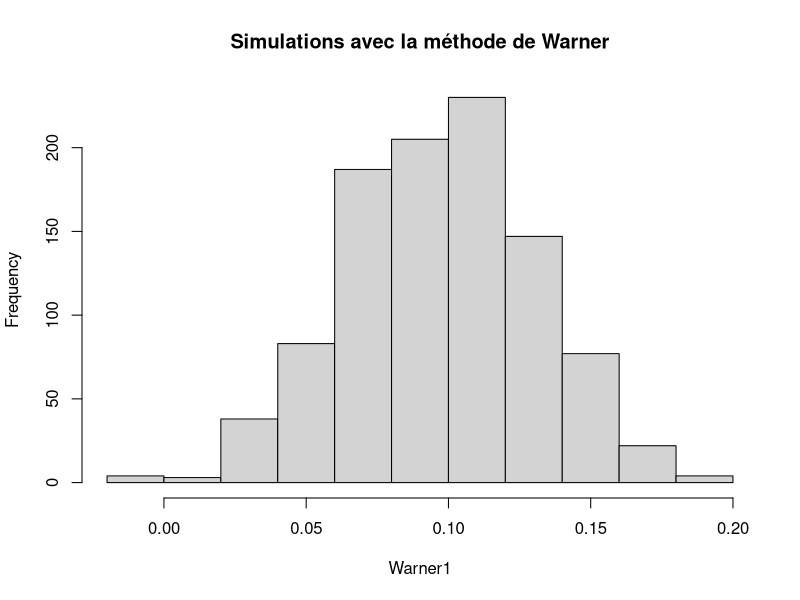
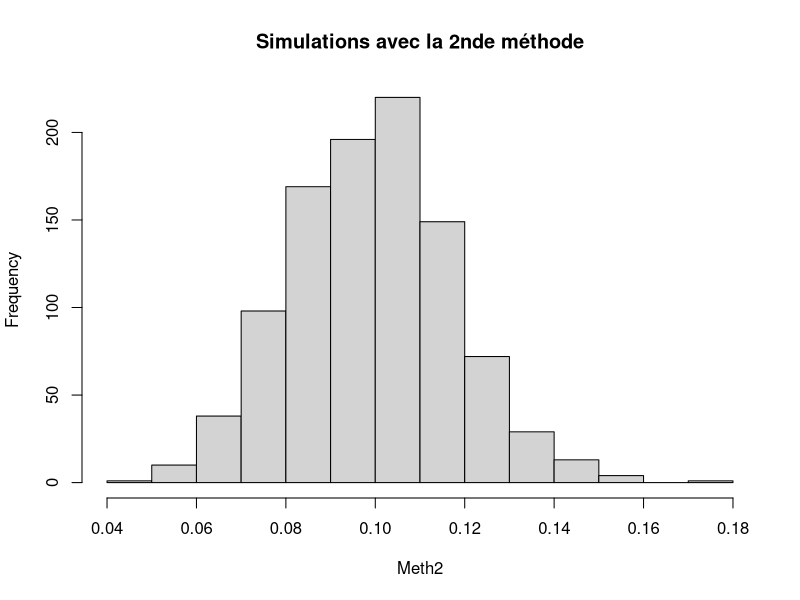

These figures' R source, in order: (Note: this script raises an error after producing the figures.)
## ---- chunk 1
knitr::opts_chunk$set(echo = TRUE)
## ---- chunk 2
questDelicateMeth1 <- function(n, P, theta, n.sim, p.neg=0)
{P.chap <- rep(NA,n.sim)
P <- (1-p.neg)*P
for(i in 1:n.sim){
  # Choix de la question
  question <- sample(c(1,2),n,prob=c(theta,1-theta),replace=TRUE)
  # Choix du répondant
  repondant <- sample(c(1,2),n,prob=c(P,1-P),replace=TRUE)
  #
  nb.oui <- sum(question-repondant==0)
  P.chap[i] <- (nb.oui/n+theta-1)/(2*theta-1)
}
return(P.chap=P.chap)
}
## ---- chunk 3
N <- 1000
n <- 500
theta <- 0.8 
P <- 0.1
set.seed(2010)
Warner1 <- questDelicateMeth1(n,P,theta,N)

## ---- chunk 4
moy1 <- mean(Warner1)
sd1 <- sqrt(var(Warner1))
## ---- chunk 5
set.seed(2010)
simubino <- rbinom(N,n,P)/n
varbino1 <- var(simubino)
varWarner1 <- var(Warner1)
## ---- chunk 6
hist(Warner1,main="Simulations avec la méthode de Warner")
## ---- chunk 7
questDelicateMeth2 <- function(n, P, theta, alpha, n.sim, p.neg=0)
{P.chap <- rep(NA,n.sim)
P <- (1-p.neg)*P
for(i in 1:n.sim){
  # Choix de la question
  question <- sort(sample(c(1,2),n,prob=c(theta,1-theta),replace=TRUE))
  # La question étant choisie, à qui s'adresse-t-elle ?
  nb.1 <- sum(question==1)
  nb.oui <- sum(sample(c(1,2),nb.1,prob=c(P,1-P),replace=TRUE)==1)+
    sum(sample(c(1,2),n-nb.1,prob=c(alpha,1-alpha),replace=TRUE)==1)
  P.chap[i] <- (nb.oui/n-(1-theta)*alpha)/(theta)
}
return(P.chap=P.chap)
}
## ---- chunk 8
N <- 1000
n <- 500
theta <- 0.8 
alpha <- 0.217
P <- 0.1 
set.seed(2010)
Meth2 <- questDelicateMeth2(n,P,theta,alpha,N)

## ---- chunk 9
moy2 <- mean(Meth2)
sd2 <- sqrt(var(Meth2))
## ---- chunk 10
varMeth2 <- var(Meth2)
## ---- chunk 11
hist(Meth2,main="Simulations avec la 2nde méthode")
## ---- chunk 12
eqmMeth2 <- var(Meth2) + (mean(Meth2)-P)^2
eqmWarner0 <- var(Warner1) + (mean(Warner1)-P)^2
## ---- chunk 13
set.seed(2010)
Warner10 <- questDelicateMeth1(n,P,theta,N,0.1)

eqmWarner10 <- var(Warner10) + (mean(Warner10)-P)^2
## ---- chunk 14
set.seed(2010)
Warner20 <- questDelicateMeth1(n,P,theta,N,0.2)

eqmWarner20 <- var(Warner20) + (mean(Warner20)-P)^2
## ---- chunk 15
set.seed(2010)
Warner30 <- questDelicateMeth1(n,P,theta,N,0.3)

eqmWarner30 <- var(Warner30) + (mean(Warner30)-P)^2
## ---- chunk 16
set.seed(2010)
Warner40 <- questDelicateMeth1(n,P,theta,N,0.4)

eqmWarner40 <- var(Warner40) + (mean(Warner40)-P)^2
## ---- chunk 17
pop <- c(3, 6, 24, 27, 30, 36, 51, 57)
N <- length(pop)
yu <- mean(pop)
S <- sd(pop)
## ---- chunk 18
options(OutDec = ",")
n <- 3
(n.ech <- choose(N,n))
ech.all <- cbind(choix <- t(matrix(combn(1:N,n),n,n.ech)),(matrix(pop[choix],n.ech,n)))	
rownames(ech.all) <- seq(1:nrow(ech.all))
colnames(ech.all) <- c(paste("i",1:n,sep=""),paste("pop[i",1:n,"]",sep=""))
head(ech.all)
## ---- chunk 19
ybar <-( ech.all[,4] + ech.all[,5] + ech.all[,6] ) / 3
s<-apply(ech.all[,4:6],1,function(i){sqrt(var(i))})
s<-apply(ech.all[,4:6],1,function(i){sqrt(var(i))})
b.inf <- ybar - 1.96*sqrt((1-n/N)*(s^2/n))
b.sup <- ybar + 1.96*sqrt((1-n/N)*(s^2/n))
for (i in 1:56) {if(yu<b.sup[i] && yu>b.inf[i]){include[i] <- 1} else {include[i] <- 0}}
ech.all<-cbind(ybar,s,b.inf,b.sup,include,ech.all)
## ---- chunk 20
muybar <- mean(ybar)
muybar == yu
## ---- chunk 21
sigmaybarth <- sqrt(1-n/N)*(S/sqrt(n))
sigmaybar <- sd(ybar)*sqrt((length(ybar)-1)/length(ybar))
## ---- chunk 22
mean(s) - S
## ---- chunk 23
ech.all <- as.data.frame(ech.all)
erreur_2<-unlist(lapply(ech.all$ybar,function(i){if (abs(i-yu)>2) {1}else{0}}))
proba_2<-sum(erreur_2)/length(erreur_2)

erreur_5<-unlist(lapply(ech.all$ybar,function(i){if (abs(i-yu)>5) {1}else{0}}))
proba_5<-sum(erreur_5)/length(erreur_5)

erreur_25<-unlist(lapply(ech.all$ybar,function(i){if (abs(i-yu)>yu/4) {1}else{0}}))
proba_25<-sum(erreur_25)/length(erreur_25)
## ---- chunk 24
erreur_20<-unlist(lapply(ech.all$s,function(i){if (abs(i-S)>S/5) {1}else{0}}))
proba_20<-sum(erreur_20)/length(erreur_20)
